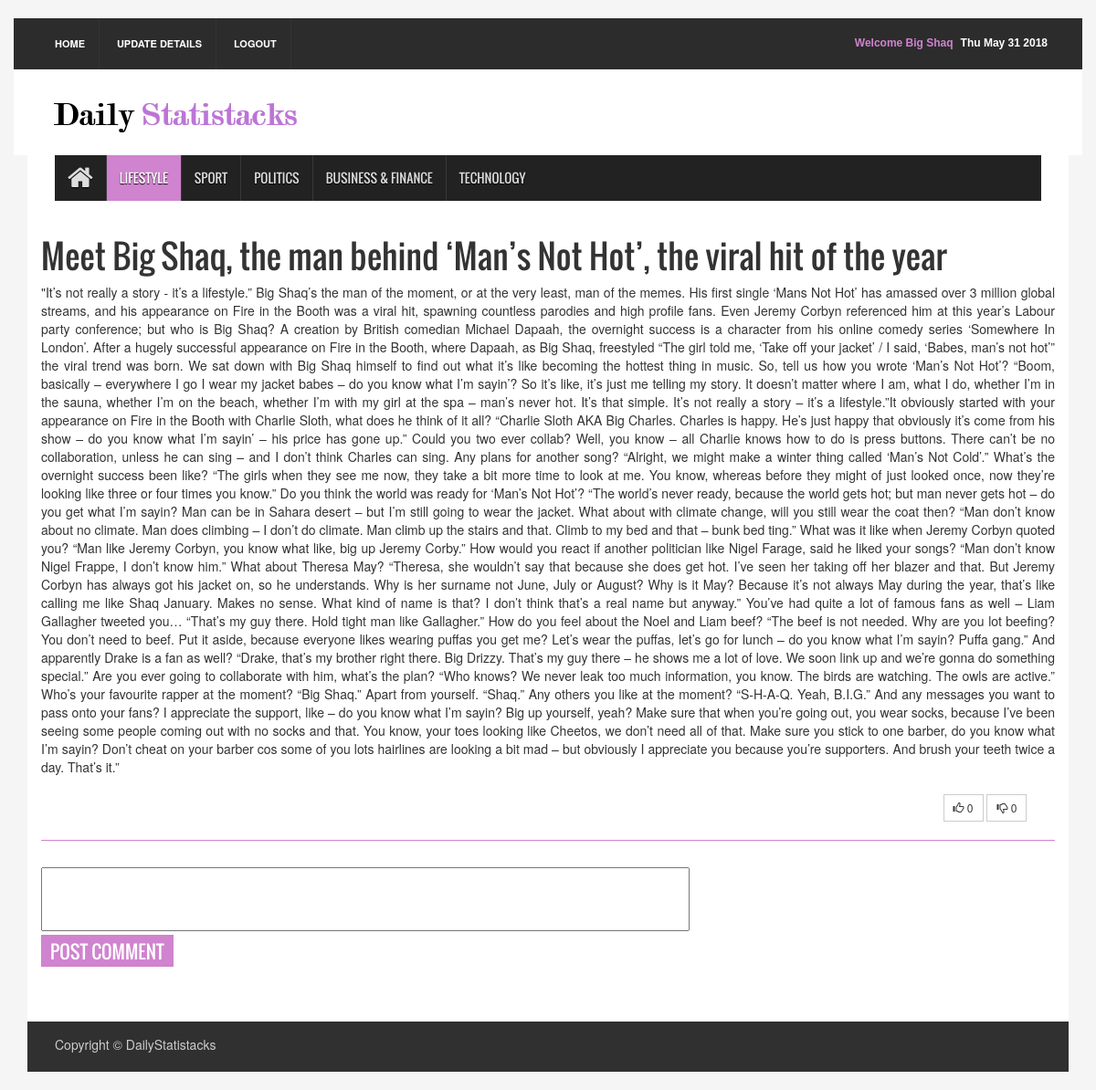
Screenshot of /3/ (signed in) with the database file from the repository.
### newspaper/models.py (models this page shows, shortened)
class Article( models.Model ) :
    articleType     = models.CharField( max_length = 100 )
    author          = models.CharField( max_length = 1000 )
    headline        = models.CharField( max_length = 1000 )
    body            = models.CharField( max_length = 1000000000000 )
    publicationDate = models.DateField()

### newspaper/views.py (the view)
# urls.py: url(r'^(?P<articleID>[0-9]+)/$' , detail , name = 'detail' ) ,
def detail( request , articleID ) :
    if ( 'username' not in request.session ) :
        article = get_object_or_404( Article , pk = articleID )
        return render( request , 'newspaper/detail.html' , { 'article' : article } )
    else : ## logged in
        name         = getName( request.session['username'] )
        article      = get_object_or_404( Article , pk = articleID )
        context      = {
                           'fName'   : name ,
                           'article' : article
                       }
        return render( request , 'newspaper/detail2.html' , context )

### newspaper/views.py (called while the page is built)
def getName( username ) :
    user     = get_object_or_404( UserAccount , email = username )
    return user.first_name

### newspaper/templates/newspaper/detail2.html (shortened to what this page needs)
{% extends "newspaper/base.html" %}
{% block content %}
{% load static %}
<div class="container">
<header id="header">
  <div class="row">
    <div class="col-lg-12 col-md-12 col-sm-12">
      <div class="header_top">
        <div class="header_top_left">
          <ul class="top_nav">
            <li><a href = "/">Home</a></li>
            <li><a href = "/updateRedirect/">Update Details</a></li>
            <li><a href = "/logout/">Logout</a></li>
          </ul>
        </div>
        <div class="header_top_right">
          <p><span id="datetime"></span></p>
          <p style = 'color : #d083cf;'> Welcome {{ fName }} </p>
        </div>
      </div>
    </div>
    <div class="col-lg-12 col-md-12 col-sm-12">
      <div class="header_bottom">
        <div class="logo_area"><a href = "/" class="logo"><img src="{% static "newspaper/images/testlogo.png" %}" alt="" ></a></div>
      </div>
  </div>
</header>
<section id="navArea">
  <nav class="navbar navbar-inverse" role="navigation">
    <div id="navbar" class="navbar-collapse collapse">
      <ul class="nav navbar-nav main_nav">
        <li><a href="/"><span class="fa fa-home desktop-home"></span><span class="mobile-show">Home</span></a></li>
        <li class="active"><a id = 'lifestyle' href="/lifestyleRedirect/">Lifestyle</a></li>
        <li><a href="/sportRedirect/">Sport</a></li>
        <li><a href="/politicsRedirect/">Politics</a></li>
        <li><a href="/businessfinanceRedirect/">Business & Finance</a></li>
        <li><a href="/technologyRedirect/">Technology</a></li>
      </ul>
    </div>
  </nav>
</section>
<section id="contentSection">
  <div class="row">
    <div class="col-lg-12 col-md-12 col-sm-12">
      <div class="left_content">
        <div class="contact_area">
            <h1> {{ article.headline }} </h1>
            <p id = "articleBody">  {{ article.body }}     </p>
            <div class = "commentLikes, col-lg-9 col-md-9 col-sm-9">
            </div>
            <div class="col-lg-3 col-md-3 col-sm-3">
              <div id = 'voteDiv' >
                  <button id = 'likeButton' type = "button" class = "btn btn-default btn-sm , voteButton" >
                      <span class = "glyphicon glyphicon-thumbs-up"></span>
                      <span id = 'likeCount'>0</span>
                  </button>
                  <button id = 'dislikeButton' type = "button" class = "btn btn-default btn-sm , voteButton" >
                      <span class = "glyphicon glyphicon-thumbs-down"></span>
                      <span id = 'dislikeCount'>0</span>
                  </button>
              </div>
            </div>
            <hr>
            <textarea id = "comment"></textarea>
            <br>
            <input class= "ourButton" id = "postComment" value = "Post Comment" type = "submit"> </input>
      </div>
    </div>
  </div>
</section>
<footer id="footer">
  <div class="footer_bottom">
    <p class="copyright">Copyright &copy; DailyStatistacks</p>
  </div>
</footer>
</div>
{% endblock %}

### newspaper/static/newspaper/assets/css/theme.css (style rules this page uses)
.navbar-inverse .navbar-nav > .active > a, .navbar-inverse .navbar-nav > .active > a:hover, .navbar-inverse .navbar-nav > .active > a:focus { background-color:#d083cf }

### newspaper/static/newspaper/assets/css/style.css (style rules this page uses)
.ourButton { border: none; color: #fff; display: inline-block; font-size: 20px; padding: 7px 10px 5px; text-transform: uppercase; margin-bottom: 30px; background-color: #d083cf; line-height: 23px; font-family: 'Oswald',sans-serif; margin-top: 20px; font-weight: 500; box-sizing: border-box; }
body { background:#f5f5f5 }
ul { padding:0; margin:0; list-style:none }
a { text-decoration:none; color:#2f2f2f }
h1, h2, h3, h4, h5, h6 { font-family:'Oswald',sans-serif }
img { border:none }
.btn { border-radius:0; margin-bottom:5px; -webkit-transition:all 0.5s; -o-transition:all 0.5s; transition:all 0.5s }
#header { display:inline; float:left; width:100%; margin-top:20px }
.header_top { background-color:#2c2c2c; display:inline; float:left; padding:0 30px; width:100% }
.header_top_left { float:left; display:inline; width:50% }
.top_nav { text-align:left }
.top_nav li { display:inline-block }
.top_nav li a { display:inline-block; border-right:1px solid #333; color:#fff; font-size:11px; font-weight:bold; padding:20px 15px; text-transform:uppercase; -webkit-transition:all 0.5s; -o-transition:all 0.5s; transition:all 0.5s }
.header_top_right { float:left; display:inline; width:50%; text-align:right }
.header_top_right > p { color:#fff; display:inline-block; float:right; font:bold 12px sans-serif; margin-bottom:0; padding-bottom:20px; padding-right:8px; padding-top:20px }
.header_bottom { background-color:#fff; display:inline; float:left; padding:15px 30px 15px; width:100% }
.logo_area { display:inline; float:left; width:31% }
.logo { font-size:45px; font-weight:bold; color:#000; font-family:'Varela',sans-serif }
.logo img { max-width:100% }
#navArea { float:left; display:inline; width:100%; padding:0 30px; background-color:#fff }
.navbar { border:medium none; border-radius:0 }
.navbar-inverse .navbar-nav > li > a { border-left:1px solid #383838; color:#ddd; font-family:'Oswald',sans-serif; display:inline-block; height:50px; line-height:50px; padding:0 14px; text-shadow:0 1px 1px #000; text-transform:uppercase; -webkit-transition:all 0.5s; -mz-transition:all 0.5s; -ms-transition:all 0.5s; -o-transition:all 0.5s; transition:all 0.5s }
.navbar-inverse .navbar-nav > li:first-child a { border:none }
.navbar-inverse .navbar-nav > .active > a, .navbar-inverse .navbar-nav > .active > a:hover, .navbar-inverse .navbar-nav > .active > a:focus { color:#fff }
.navbar-collapse { padding-left:0 }
.desktop-home { display:block; font-size:30px; margin-top:10px }
#contentSection { float:left; display:inline; width:100%; background-color:#fff; padding:0 30px }
.left_content { float:left; display:inline; width:100% }
#footer { display:inline; float:left; width:100%; margin-bottom:20px }
.footer_bottom { float:left; display:inline; width:100%; padding:10px 30px; background-color:#303030; color:#ccc }
.copyright { float:left; width:50%; padding-top:5px; text-align:left }
.contact_area { float:left; display:inline; width:100%; margin-bottom:30px }
.contact_area > p { margin-bottom:20px }

### newspaper/templates/newspaper/detail2.html (style rules this page uses)
hr { display: block; height: 1px; border: 0; border-top: 1px solid #d083cf; margin: 1em 0; margin-top: 5em; margin-bottom: -3em; padding: 0; }
textarea { width: 710px; height: 70px; resize: none; }
#postComment { margin-top: 0em; }
#articleBody { text-align: justify; }
#voteDiv { margin-left: 140px; display: inline; }
.col-lg-12 { padding-right: 0px; padding-left: 0px; }
.col-md-12 { padding-right: 0px; padding-left: 0px; }
.col-sm-12 { padding-right: 0px; padding-left: 0px; }

### rows the page displays
Article: headline "Meet Big Shaq, the man behind ‘Man’s Not Hot’, the viral hit of the year", body "\"It’s not really a story - it’s a lifestyle.” Big Shaq’s the man of the moment, or at the very least, man of the memes. His first single ‘Mans Not Hot’ has amassed over 3 million global streams, and his appearance on Fire in the Booth was a viral hit, spawning countless parodies and high profile fans. Even Jeremy Corbyn referenced him at this year’s Labour party conference; but who is Big Shaq? A creation by British comedian Michael Dapaah, the overnight success is a character from his online comedy series ‘Somewhere In London’. After a hugely successful appearance on Fire in the Booth, where Dapaah, as Big Shaq, freestyled “The girl told me, ‘Take off your jacket’ / I said, ‘Babes, man’s…"

### other values shown
{{ fName }} "Big Shaq"
